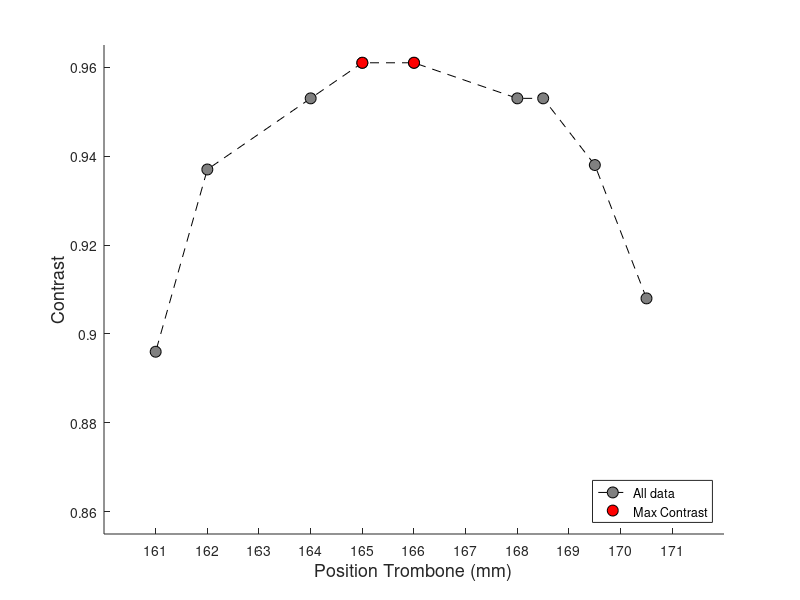

Reproduce this figure in MATLAB. (Note: this script raises an error after producing the figure.)
% ContrastOverTrombonePositionData
%
% This is the measurement of contrast over the Tromobone position by
% controlling it by its own software.

% History:
%    03/25/22  dhb, smo     - Measured the data and plotted the graph.
%    07/19/22  dhb, smo     - Added data using different lense diopters.
%    07/29/22  smo, rsh     - Added data using different lenese within the
%                             range of -6 to +2.

%% Measurement data.
%
% Position is in mm unit in the Trombone controlling software, and the
% contrast was measured based on the real-time camera image.
%
% Note that we are planning to calibrate for the lens diopeters from -6.0
% to +2.0 for SACC project.
whichData = 18;

switch whichData
    case 0
        lensDiopters = 0;
        positionTrombone = [2.799 2.299 1.772 1.522 1.272 1.022 0.772 0.522 0.272 0.022 -0.530 -1.449 -2.193 -2.665 ];
        contrast         = [0.931 0.946 0.954 0.954 0.954 0.954 0.955 0.954 0.954 0.954  0.954  0.954  0.947  0.939 ];
        % Following data no. 1 to 6 were collected using different lens
        % diopeters on the date of 07/19/22.
    case 1
        lensDiopters = -3;
        positionTrombone = [-15.17 -14.64 -14.06 -13.54 -12.99 -12.52 -12.05 -11.52 -11.01 -10.54 -9.99 -9.48];
        contrast         = [ 0.888  0.871  0.901  0.929  0.938  0.947  0.948  0.948  0.948  0.949 0.931 0.923];
    case 2
        lensDiopters = -4.5;
        positionTrombone = [-19.66 -19.54 -19.04 -18.04 -17.50];
        contrast         = [ 0.946  0.937  0.947  0.935  0.923];
    case 3
        lensDiopters = +2.0;
        positionTrombone = [-0.47  0.54  1.00  1.50  2.06  2.50  3.04];
        contrast         = [0.920 0.947 0.947 0.963 0.946 0.947 0.939];
    case 4
        lensDiopters = -6.0;
        positionTrombone = [-17.89 -16.80];
        contrast         = [ 0.815  0.718];
    case 5
        lensDiopters = -5.5;
        positionTrombone = [-19.79 -18.82];
        contrast         = [ 0.917  0.824];
    case 6
        lensDiopters = -5.0;
        positionTrombone = [-19.53 -18.55];
        contrast         = [ 0.930  0.911];
        
        % From here, data was collected on the day of 07/29/22.
        %
        % Note that the position trombone here is the number on the
        % measuring tape that is attached to the Trombone. Therefore, this
        % is different range of unit from the measurements conducted
        % before. The unit for the position is still mm though.
    case 11
        lensDiopters = -6.0;
        positionTrombone = [115 114 112.5 111 110 109 107.5 105];
        contrast         = [0.92 0.947 0.947 0.959 0.96 0.946 0.931 0.914];
    case 12
        lensDiopters = -5.0;
        positionTrombone = [124 121.5 120.5 120 119 117.5 115.5 114.5 112.5];
        contrast         = [0.92 0.96 0.96 0.959 0.959 0.958 0.958 0.928 0.898];
    case 13
        lensDiopters = -4.0;
        positionTrombone = [130.5 129.5 127.5 126 125 122.5 121];
        contrast         = [0.909 0.927 0.938 0.939 0.938 0.924 0.883];
    case 14
        lensDiopters = -3.0;
        positionTrombone = [138.5 137 136 135 134 132.5 131 129 128];
        contrast         = [0.91 0.94 0.941 0.949 0.95 0.95 0.9 0.901 0.856];
    case 15
        lensDiopters = -2.0;
        positionTrombone = [146 145 144 143 141 140 139 138 135.5];
        contrast         = [0.88 0.931 0.94 0.95 0.951 0.959 0.949 0.939 0.855];
    case 16
        lensDiopters = -1.0;
        positionTrombone = [152.5 151.5 150.5 149.5 148.5 147 145.5 144 143];
        contrast         = [0.893 0.929 0.946 0.946 0.947 0.955 0.955 0.946 0.927];
    case 1718
        lensDiopters = +1.0;
        positionTrombone = [165 164 162.5 161.5 160.5 160 159 157.5 156 155];
        contrast         = [0.901 0.942 0.95 0.959 0.959 0.959 0.958 0.95 0.941 0.872];
    case 18
        lensDiopters = +2.0;
        positionTrombone = [170.5 169.5 168.5 168 166 165 164 162 161];
        contrast         = [0.908 0.938 0.953 0.953 0.961 0.961 0.953 0.937 0.896];
    otherwise
end

contrastMax = max(contrast);
positionContrastMax = positionTrombone(find(contrast(:) == contrastMax));

%% Plot it.
figure; clf; hold on;
plot(positionTrombone, contrast, 'ko--', 'MarkerFaceColor', [0.5 0.5 0.5], 'MarkerEdgeColor', zeros(1,3), 'MarkerSize', 8);
plot(positionContrastMax, contrastMax, 'o', 'MarkerFaceColor', [1 0 0], 'MarkerEdgeColor', zeros(1,3), 'MarkerSize', 8);
xlabel('Position Trombone (mm)','FontSize',13);
ylabel('Contrast','FontSize',13);
xticks([round(min(positionTrombone)):1:round(max(positionTrombone))]);
ylim([0.855 0.965]);
legend('All data','Max Contrast','location','southeast');
title(append('Lens diopters: ',num2str(lensDiopters),' / Max contrast = ',num2str(contrastMax)));
